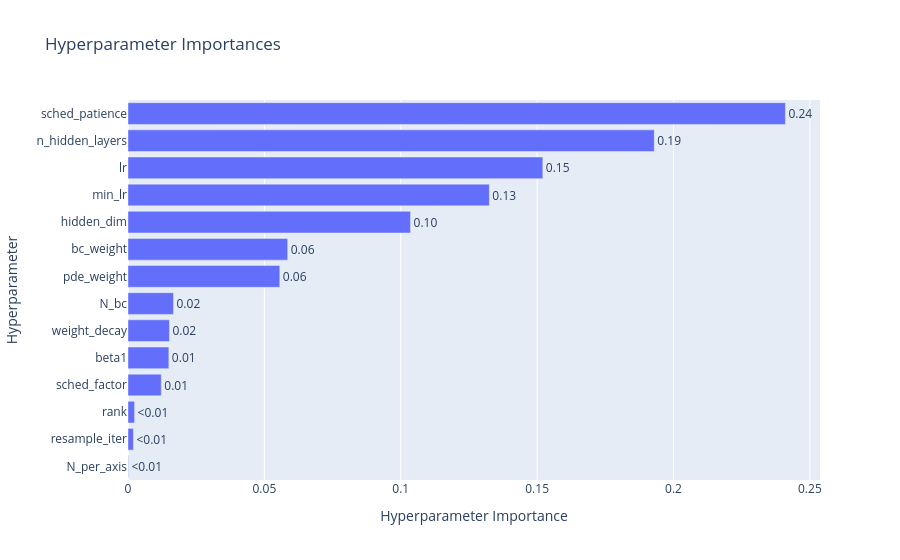

Notebook code for this chart:
### Code cell
vis.plot_param_importances(study).show()

### Figure 1 — Plotly figure (JSON) as saved in the notebook; plotly's stock layout.template omitted (floating-point values rounded to 4 significant figures)
{"data": [{"cliponaxis": false, "hovertemplate": ["N_per_axis (CategoricalDistribution): 0.0001609997174979089<extra></extra>", "resample_iter (CategoricalDistribution): 0.0019808696292747128<extra></extra>", "rank (CategoricalDistribution): 0.002416370558819478<extra></extra>", "sched_factor (CategoricalDistribution): 0.012203150613746255<extra></extra>", "beta1 (FloatDistribution): 0.01498317666984039<extra></extra>", "weight_decay (FloatDistribution): 0.015194544291110236<extra></extra>", "N_bc (CategoricalDistribution): 0.016675437472509155<extra></extra>", "pde_weight (FloatDistribution): 0.05566001361082057<extra></extra>", "bc_weight (FloatDistribution): 0.058559066730077956<extra></extra>", "hidden_dim (CategoricalDistribution): 0.1035943123558367<extra></extra>", "min_lr (FloatDistribution): 0.13249325964014266<extra></extra>", "lr (FloatDistribution): 0.15208557098300363<extra></extra>", "n_hidden_layers (IntDistribution): 0.19295626046110775<extra></extra>", "sched_patience (IntDistribution): 0.24103696726621257<extra></extra>"], "name": "Objective Value", "orientation": "h", "text": ["<0.01", "<0.01", "<0.01", "0.01", "0.01", "0.02", "0.02", "0.06", "0.06", "0.10", "0.13", "0.15", "0.19", "0.24"], "textposition": "outside", "x": [0.000161, 0.001981, 0.002416, 0.0122, 0.01498, 0.01519, 0.01668, 0.05566, 0.05856, 0.1036, 0.1325, 0.1521, 0.193, 0.241], "y": ["N_per_axis", "resample_iter", "rank", "sched_factor", "beta1", "weight_decay", "N_bc", "pde_weight", "bc_weight", "hidden_dim", "min_lr", "lr", "n_hidden_layers", "sched_patience"], "type": "bar"}], "layout": {"title": {"text": "Hyperparameter Importances"}, "xaxis": {"title": {"text": "Hyperparameter Importance"}}, "yaxis": {"title": {"text": "Hyperparameter"}}}}
